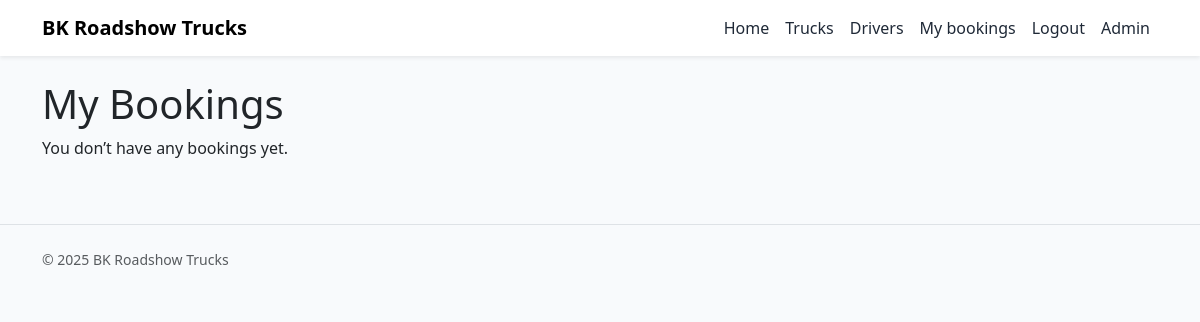
The page /bookings/mine/ (signed in) on the database as committed earlier.
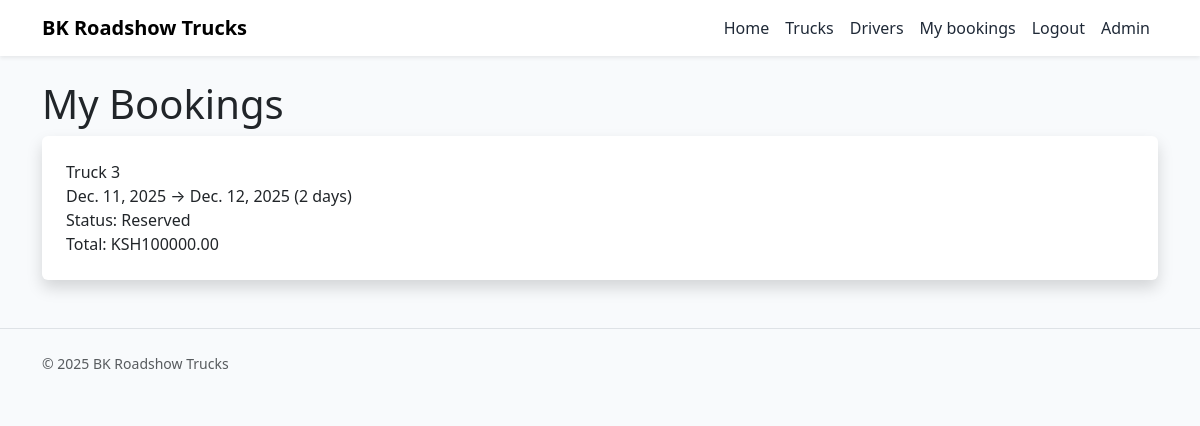
The same page on the database as committed later.
### bookings/models.py (models this page shows, shortened)
class Booking(models.Model):
    STATUS_CHOICES = [
        ('reserved', 'Reserved'),
        ('approved', 'Approved'),
        ('rejected', 'Rejected'),
        ('cancelled', 'Cancelled'),
    ]
    user = models.ForeignKey(settings.AUTH_USER_MODEL, null=True, blank=True, on_delete=models.SET_NULL)
    customer_name = models.CharField(max_length=150)
    email = models.EmailField()
    phone = models.CharField(max_length=40, blank=True)
    truck = models.ForeignKey('trucks.Truck', on_delete=models.CASCADE, related_name='bookings')
    start_date = models.DateField()
    end_date = models.DateField()
    route_start = models.CharField(max_length=150)
    route_end = models.CharField(max_length=150)
    route_notes = models.TextField(blank=True)
    purpose = models.CharField(max_length=200, blank=True)
    extras = models.ManyToManyField('trucks.Extra', blank=True)
    status = models.CharField(max_length=20, choices=STATUS_CHOICES, default='reserved')
    total_price = models.DecimalField(max_digits=12, decimal_places=2, default=0)
    created_at = models.DateTimeField(auto_now_add=True)
    updated_at = models.DateTimeField(auto_now=True)
    class Meta:
        ordering = ['-created_at']
    @property
    def days(self):
        return (self.end_date - self.start_date).days + 1

### trucks/models.py (models this page shows, shortened)
class Truck(models.Model):
    name = models.CharField(max_length=150)
    slug = models.SlugField(max_length=160, unique=True, blank=True)
    license_plate = models.CharField(max_length=30, blank=True)
    daily_price = models.DecimalField(max_digits=10, decimal_places=2)
    description = models.TextField(blank=True)
    features = models.TextField(blank=True, help_text="Comma-separated features, e.g. sound, screens")
    image_url = models.URLField(blank=True)
    image = models.ImageField(upload_to='trucks/', blank=True, null=True)
    is_active = models.BooleanField(default=True)
    driver = models.ForeignKey(Driver, null=True, blank=True, on_delete=models.SET_NULL)

### bookings/views.py (the view)
# urls.py: path('mine/', views.my_bookings, name='my_bookings'),
@login_required
def my_bookings(request):
    qs = Booking.objects.filter(user=request.user) if request.user.is_authenticated else []
    return render(request, 'bookings/my_bookings.html', {"bookings": qs})

### templates/bookings/my_bookings.html (shortened to what this page needs)
{% extends 'base.html' %}
{% block content %}
<h1 class="text-2xl font-semibold mb-6">My Bookings</h1>
<div class="space-y-4">
  {% for b in bookings %}
    <div class="bg-white rounded shadow p-4">
      <div class="flex items-center justify-between">
        <div>
          <div class="font-semibold">{{ b.truck.name }}</div>
          <div class="text-sm text-gray-600">{{ b.start_date }} → {{ b.end_date }} ({{ b.days }} day{{ b.days|pluralize }})</div>
        </div>
        <div class="text-right">
          <div class="text-sm">Status: <span class="font-semibold">{{ b.get_status_display }}</span></div>
          <div class="text-sm">Total: KSH{{ b.total_price }}</div>
        </div>
      </div>
    </div>
  {% empty %}
    <p>You don’t have any bookings yet.</p>
  {% endfor %}
</div>
{% endblock %}

Rows that differ between the two databases and show on the page:
added Booking: truck.name "Truck 3", start_date "Dec. 11, 2025", end_date "Dec. 12, 2025", days "2", status "Reserved", total_price "100000.00"
Other text that changed with them:
text no longer shown: "You don’t have any bookings yet."
